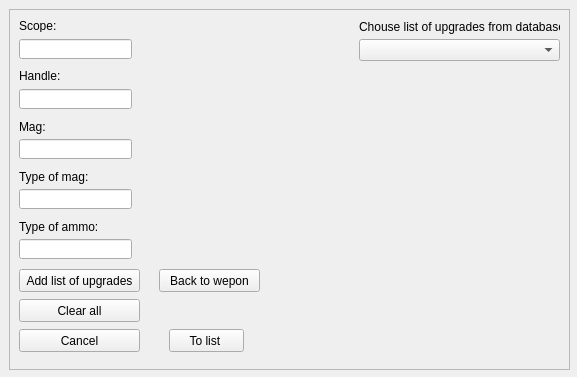
<?xml version="1.0" encoding="UTF-8"?>
<ui version="4.0">
 <class>MainWindow</class>
 <widget class="QMainWindow" name="MainWindow">
  <property name="geometry">
   <rect>
    <x>0</x>
    <y>0</y>
    <width>577</width>
    <height>377</height>
   </rect>
  </property>
  <property name="windowTitle">
   <string>MainWindow</string>
  </property>
  <widget class="QWidget" name="centralwidget">
   <widget class="QStackedWidget" name="stackedWidget">
    <property name="geometry">
     <rect>
      <x>-1</x>
      <y>-1</y>
      <width>641</width>
      <height>461</height>
     </rect>
    </property>
    <property name="currentIndex">
     <number>4</number>
    </property>
    <widget class="QWidget" name="action_page">
     <widget class="QFrame" name="action_frame">
      <property name="geometry">
       <rect>
        <x>0</x>
        <y>-10</y>
        <width>581</width>
        <height>481</height>
       </rect>
      </property>
      <property name="frameShape">
       <enum>QFrame::StyledPanel</enum>
      </property>
      <property name="frameShadow">
       <enum>QFrame::Raised</enum>
      </property>
      <widget class="QTableWidget" name="action">
       <property name="geometry">
        <rect>
         <x>0</x>
         <y>10</y>
         <width>581</width>
         <height>281</height>
        </rect>
       </property>
       <column>
        <property name="text">
         <string>Client</string>
        </property>
       </column>
       <column>
        <property name="text">
         <string>Officer</string>
        </property>
       </column>
       <column>
        <property name="text">
         <string>Wepon</string>
        </property>
       </column>
       <column>
        <property name="text">
         <string>Action</string>
        </property>
       </column>
       <column>
        <property name="text">
         <string>Date</string>
        </property>
       </column>
      </widget>
      <widget class="QPushButton" name="add_new_note">
       <property name="geometry">
        <rect>
         <x>140</x>
         <y>290</y>
         <width>101</width>
         <height>23</height>
        </rect>
       </property>
       <property name="text">
        <string>Add a new note</string>
       </property>
      </widget>
      <widget class="QPushButton" name="edit_selected">
       <property name="geometry">
        <rect>
         <x>250</x>
         <y>290</y>
         <width>131</width>
         <height>23</height>
        </rect>
       </property>
       <property name="text">
        <string>Edit selected note</string>
       </property>
      </widget>
      <widget class="QPushButton" name="delete_selected">
       <property name="geometry">
        <rect>
         <x>140</x>
         <y>320</y>
         <width>241</width>
         <height>23</height>
        </rect>
       </property>
       <property name="text">
        <string>Delete selected note</string>
       </property>
      </widget>
     </widget>
    </widget>
    <widget class="QWidget" name="client_page">
     <widget class="QFrame" name="client_frame">
      <property name="geometry">
       <rect>
        <x>0</x>
        <y>0</y>
        <width>571</width>
        <height>341</height>
       </rect>
      </property>
      <property name="frameShape">
       <enum>QFrame::StyledPanel</enum>
      </property>
      <property name="frameShadow">
       <enum>QFrame::Raised</enum>
      </property>
      <widget class="QLineEdit" name="client_name_line_Edit">
       <property name="geometry">
        <rect>
         <x>20</x>
         <y>30</y>
         <width>113</width>
         <height>20</height>
        </rect>
       </property>
      </widget>
      <widget class="QLabel" name="label">
       <property name="geometry">
        <rect>
         <x>20</x>
         <y>3</y>
         <width>81</width>
         <height>20</height>
        </rect>
       </property>
       <property name="text">
        <string>Name of client:</string>
       </property>
      </widget>
      <widget class="QLabel" name="label_2">
       <property name="geometry">
        <rect>
         <x>20</x>
         <y>60</y>
         <width>121</width>
         <height>16</height>
        </rect>
       </property>
       <property name="text">
        <string>Second name of client:</string>
       </property>
      </widget>
      <widget class="QLineEdit" name="client_second_name_line_Edit">
       <property name="geometry">
        <rect>
         <x>20</x>
         <y>80</y>
         <width>113</width>
         <height>20</height>
        </rect>
       </property>
      </widget>
      <widget class="QLabel" name="label_3">
       <property name="geometry">
        <rect>
         <x>20</x>
         <y>110</y>
         <width>111</width>
         <height>16</height>
        </rect>
       </property>
       <property name="text">
        <string>Age of client:</string>
       </property>
      </widget>
      <widget class="QLineEdit" name="client_age_line_Edit">
       <property name="geometry">
        <rect>
         <x>20</x>
         <y>130</y>
         <width>113</width>
         <height>20</height>
        </rect>
       </property>
      </widget>
      <widget class="QRadioButton" name="type_of_visit_radioButton1">
       <property name="geometry">
        <rect>
         <x>20</x>
         <y>160</y>
         <width>111</width>
         <height>21</height>
        </rect>
       </property>
       <property name="text">
        <string>Type of visit:One</string>
       </property>
      </widget>
      <widget class="QRadioButton" name="type_of_visit_radioButton2">
       <property name="geometry">
        <rect>
         <x>20</x>
         <y>190</y>
         <width>111</width>
         <height>21</height>
        </rect>
       </property>
       <property name="text">
        <string>Type of visit:All</string>
       </property>
      </widget>
      <widget class="QPushButton" name="add_client">
       <property name="geometry">
        <rect>
         <x>20</x>
         <y>220</y>
         <width>75</width>
         <height>23</height>
        </rect>
       </property>
       <property name="text">
        <string>Add client</string>
       </property>
      </widget>
      <widget class="QComboBox" name="client_comboBox">
       <property name="geometry">
        <rect>
         <x>370</x>
         <y>40</y>
         <width>181</width>
         <height>22</height>
        </rect>
       </property>
      </widget>
      <widget class="QLabel" name="label_4">
       <property name="geometry">
        <rect>
         <x>370</x>
         <y>20</y>
         <width>151</width>
         <height>16</height>
        </rect>
       </property>
       <property name="text">
        <string>Chousing client from database:</string>
       </property>
      </widget>
      <widget class="QPushButton" name="client_clear">
       <property name="geometry">
        <rect>
         <x>20</x>
         <y>250</y>
         <width>75</width>
         <height>23</height>
        </rect>
       </property>
       <property name="text">
        <string>Clear all</string>
       </property>
      </widget>
      <widget class="QPushButton" name="cancel_client">
       <property name="geometry">
        <rect>
         <x>20</x>
         <y>280</y>
         <width>75</width>
         <height>23</height>
        </rect>
       </property>
       <property name="text">
        <string>Cancel</string>
       </property>
      </widget>
      <widget class="QPushButton" name="to_officer">
       <property name="geometry">
        <rect>
         <x>20</x>
         <y>310</y>
         <width>75</width>
         <height>23</height>
        </rect>
       </property>
       <property name="text">
        <string>To Officer</string>
       </property>
      </widget>
     </widget>
    </widget>
    <widget class="QWidget" name="officer_page">
     <widget class="QFrame" name="officer_frame">
      <property name="geometry">
       <rect>
        <x>0</x>
        <y>0</y>
        <width>581</width>
        <height>381</height>
       </rect>
      </property>
      <property name="frameShape">
       <enum>QFrame::StyledPanel</enum>
      </property>
      <property name="frameShadow">
       <enum>QFrame::Raised</enum>
      </property>
      <widget class="QComboBox" name="officer_comboBox">
       <property name="geometry">
        <rect>
         <x>410</x>
         <y>30</y>
         <width>161</width>
         <height>22</height>
        </rect>
       </property>
      </widget>
      <widget class="QLabel" name="label_5">
       <property name="geometry">
        <rect>
         <x>410</x>
         <y>10</y>
         <width>161</width>
         <height>16</height>
        </rect>
       </property>
       <property name="text">
        <string>Chousing officer from database:</string>
       </property>
      </widget>
      <widget class="QLineEdit" name="officer_name_lineEdit">
       <property name="geometry">
        <rect>
         <x>10</x>
         <y>30</y>
         <width>81</width>
         <height>20</height>
        </rect>
       </property>
      </widget>
      <widget class="QLabel" name="label_6">
       <property name="geometry">
        <rect>
         <x>10</x>
         <y>10</y>
         <width>81</width>
         <height>16</height>
        </rect>
       </property>
       <property name="text">
        <string>Name of officer:</string>
       </property>
      </widget>
      <widget class="QLabel" name="label_7">
       <property name="geometry">
        <rect>
         <x>10</x>
         <y>60</y>
         <width>121</width>
         <height>16</height>
        </rect>
       </property>
       <property name="text">
        <string>Second name of officer:</string>
       </property>
      </widget>
      <widget class="QLineEdit" name="officer_second_name_lineEdit">
       <property name="geometry">
        <rect>
         <x>10</x>
         <y>80</y>
         <width>111</width>
         <height>20</height>
        </rect>
       </property>
      </widget>
      <widget class="QLabel" name="label_8">
       <property name="geometry">
        <rect>
         <x>10</x>
         <y>110</y>
         <width>81</width>
         <height>16</height>
        </rect>
       </property>
       <property name="text">
        <string>Age of officer:</string>
       </property>
      </widget>
      <widget class="QLineEdit" name="officer_age_lineEdit">
       <property name="geometry">
        <rect>
         <x>10</x>
         <y>130</y>
         <width>71</width>
         <height>20</height>
        </rect>
       </property>
      </widget>
      <widget class="QLabel" name="label_9">
       <property name="geometry">
        <rect>
         <x>10</x>
         <y>160</y>
         <width>91</width>
         <height>16</height>
        </rect>
       </property>
       <property name="text">
        <string>Work experience:</string>
       </property>
      </widget>
      <widget class="QLineEdit" name="work_exeperience_lineEdit">
       <property name="geometry">
        <rect>
         <x>10</x>
         <y>180</y>
         <width>81</width>
         <height>20</height>
        </rect>
       </property>
      </widget>
      <widget class="QLabel" name="label_10">
       <property name="geometry">
        <rect>
         <x>10</x>
         <y>210</y>
         <width>81</width>
         <height>16</height>
        </rect>
       </property>
       <property name="text">
        <string>Work schedule:</string>
       </property>
      </widget>
      <widget class="QLineEdit" name="work_schedule_lineEdit">
       <property name="geometry">
        <rect>
         <x>10</x>
         <y>230</y>
         <width>81</width>
         <height>20</height>
        </rect>
       </property>
      </widget>
      <widget class="QPushButton" name="add_officer">
       <property name="geometry">
        <rect>
         <x>10</x>
         <y>260</y>
         <width>75</width>
         <height>23</height>
        </rect>
       </property>
       <property name="text">
        <string>Add officer</string>
       </property>
      </widget>
      <widget class="QPushButton" name="clear_officer">
       <property name="geometry">
        <rect>
         <x>10</x>
         <y>290</y>
         <width>75</width>
         <height>23</height>
        </rect>
       </property>
       <property name="text">
        <string>Clear all</string>
       </property>
      </widget>
      <widget class="QPushButton" name="cancel_officer">
       <property name="geometry">
        <rect>
         <x>10</x>
         <y>320</y>
         <width>75</width>
         <height>23</height>
        </rect>
       </property>
       <property name="text">
        <string>Cancel</string>
       </property>
      </widget>
      <widget class="QPushButton" name="to_wepon">
       <property name="geometry">
        <rect>
         <x>90</x>
         <y>260</y>
         <width>75</width>
         <height>23</height>
        </rect>
       </property>
       <property name="text">
        <string>To wepon</string>
       </property>
      </widget>
      <widget class="QPushButton" name="back_to_client">
       <property name="geometry">
        <rect>
         <x>90</x>
         <y>320</y>
         <width>91</width>
         <height>23</height>
        </rect>
       </property>
       <property name="text">
        <string>Back to Client</string>
       </property>
      </widget>
     </widget>
    </widget>
    <widget class="QWidget" name="wepon_page">
     <widget class="QFrame" name="wepon_frame">
      <property name="geometry">
       <rect>
        <x>0</x>
        <y>10</y>
        <width>581</width>
        <height>361</height>
       </rect>
      </property>
      <property name="frameShape">
       <enum>QFrame::StyledPanel</enum>
      </property>
      <property name="frameShadow">
       <enum>QFrame::Raised</enum>
      </property>
      <widget class="QComboBox" name="wepon_comboBox">
       <property name="geometry">
        <rect>
         <x>400</x>
         <y>30</y>
         <width>161</width>
         <height>22</height>
        </rect>
       </property>
      </widget>
      <widget class="QLabel" name="label_11">
       <property name="geometry">
        <rect>
         <x>400</x>
         <y>10</y>
         <width>161</width>
         <height>20</height>
        </rect>
       </property>
       <property name="text">
        <string>Chousing wepon from database:</string>
       </property>
      </widget>
      <widget class="QLabel" name="label_12">
       <property name="geometry">
        <rect>
         <x>20</x>
         <y>20</y>
         <width>81</width>
         <height>16</height>
        </rect>
       </property>
       <property name="text">
        <string>Mark of wepon:</string>
       </property>
      </widget>
      <widget class="QLabel" name="label_13">
       <property name="geometry">
        <rect>
         <x>20</x>
         <y>60</y>
         <width>111</width>
         <height>16</height>
        </rect>
       </property>
       <property name="text">
        <string>Calibr of wepon:</string>
       </property>
      </widget>
      <widget class="QLabel" name="label_14">
       <property name="geometry">
        <rect>
         <x>20</x>
         <y>100</y>
         <width>111</width>
         <height>16</height>
        </rect>
       </property>
       <property name="text">
        <string>Ammo taken:</string>
       </property>
      </widget>
      <widget class="QRadioButton" name="action_radioButton1">
       <property name="geometry">
        <rect>
         <x>20</x>
         <y>150</y>
         <width>82</width>
         <height>17</height>
        </rect>
       </property>
       <property name="text">
        <string>Given</string>
       </property>
      </widget>
      <widget class="QRadioButton" name="action_radioButton2">
       <property name="geometry">
        <rect>
         <x>20</x>
         <y>170</y>
         <width>82</width>
         <height>17</height>
        </rect>
       </property>
       <property name="text">
        <string>Backed</string>
       </property>
      </widget>
      <widget class="QLineEdit" name="wepon_mark_lineEdit">
       <property name="geometry">
        <rect>
         <x>20</x>
         <y>40</y>
         <width>113</width>
         <height>20</height>
        </rect>
       </property>
      </widget>
      <widget class="QLineEdit" name="wepon_calibr_lineEdit">
       <property name="geometry">
        <rect>
         <x>20</x>
         <y>80</y>
         <width>113</width>
         <height>20</height>
        </rect>
       </property>
      </widget>
      <widget class="QLineEdit" name="wepon_ammo_lineEdit">
       <property name="geometry">
        <rect>
         <x>20</x>
         <y>120</y>
         <width>113</width>
         <height>20</height>
        </rect>
       </property>
      </widget>
      <widget class="QPushButton" name="add_wepon">
       <property name="geometry">
        <rect>
         <x>20</x>
         <y>200</y>
         <width>75</width>
         <height>23</height>
        </rect>
       </property>
       <property name="text">
        <string>Add wepon</string>
       </property>
      </widget>
      <widget class="QPushButton" name="clear_wepon">
       <property name="geometry">
        <rect>
         <x>20</x>
         <y>230</y>
         <width>75</width>
         <height>23</height>
        </rect>
       </property>
       <property name="text">
        <string>Clear all</string>
       </property>
      </widget>
      <widget class="QPushButton" name="cancel_wepon">
       <property name="geometry">
        <rect>
         <x>20</x>
         <y>260</y>
         <width>75</width>
         <height>23</height>
        </rect>
       </property>
       <property name="text">
        <string>Cancel</string>
       </property>
      </widget>
      <widget class="QPushButton" name="back_to_officer">
       <property name="geometry">
        <rect>
         <x>110</x>
         <y>200</y>
         <width>91</width>
         <height>23</height>
        </rect>
       </property>
       <property name="text">
        <string>Back to officer</string>
       </property>
      </widget>
      <widget class="QPushButton" name="to_list_upgrades">
       <property name="geometry">
        <rect>
         <x>110</x>
         <y>260</y>
         <width>101</width>
         <height>23</height>
        </rect>
       </property>
       <property name="text">
        <string>To list of upgrades</string>
       </property>
      </widget>
     </widget>
    </widget>
    <widget class="QWidget" name="upgrade_page">
     <widget class="QFrame" name="upgrade_frame">
      <property name="geometry">
       <rect>
        <x>10</x>
        <y>10</y>
        <width>561</width>
        <height>361</height>
       </rect>
      </property>
      <property name="frameShape">
       <enum>QFrame::StyledPanel</enum>
      </property>
      <property name="frameShadow">
       <enum>QFrame::Raised</enum>
      </property>
      <widget class="QLabel" name="label_15">
       <property name="geometry">
        <rect>
         <x>10</x>
         <y>10</y>
         <width>47</width>
         <height>13</height>
        </rect>
       </property>
       <property name="text">
        <string>Scope:</string>
       </property>
      </widget>
      <widget class="QComboBox" name="upgrades_comboBox">
       <property name="geometry">
        <rect>
         <x>350</x>
         <y>30</y>
         <width>201</width>
         <height>22</height>
        </rect>
       </property>
      </widget>
      <widget class="QLineEdit" name="upgrades_scope_lineEdit">
       <property name="geometry">
        <rect>
         <x>10</x>
         <y>30</y>
         <width>113</width>
         <height>20</height>
        </rect>
       </property>
      </widget>
      <widget class="QLabel" name="label_16">
       <property name="geometry">
        <rect>
         <x>350</x>
         <y>10</y>
         <width>201</width>
         <height>16</height>
        </rect>
       </property>
       <property name="text">
        <string>Chouse list of upgrades from database:</string>
       </property>
      </widget>
      <widget class="QLabel" name="label_17">
       <property name="geometry">
        <rect>
         <x>10</x>
         <y>60</y>
         <width>47</width>
         <height>13</height>
        </rect>
       </property>
       <property name="text">
        <string>Handle:</string>
       </property>
      </widget>
      <widget class="QLineEdit" name="upgrades_handle_lineEdit">
       <property name="geometry">
        <rect>
         <x>10</x>
         <y>80</y>
         <width>113</width>
         <height>20</height>
        </rect>
       </property>
      </widget>
      <widget class="QLabel" name="label_18">
       <property name="geometry">
        <rect>
         <x>10</x>
         <y>110</y>
         <width>71</width>
         <height>16</height>
        </rect>
       </property>
       <property name="text">
        <string>Mag:</string>
       </property>
      </widget>
      <widget class="QLineEdit" name="upgrade_mag_lineEdit">
       <property name="geometry">
        <rect>
         <x>10</x>
         <y>130</y>
         <width>113</width>
         <height>20</height>
        </rect>
       </property>
      </widget>
      <widget class="QLabel" name="label_19">
       <property name="geometry">
        <rect>
         <x>10</x>
         <y>160</y>
         <width>71</width>
         <height>16</height>
        </rect>
       </property>
       <property name="text">
        <string>Type of mag:</string>
       </property>
      </widget>
      <widget class="QLineEdit" name="upgrades_type_of_mag_lineEdit">
       <property name="geometry">
        <rect>
         <x>10</x>
         <y>180</y>
         <width>113</width>
         <height>20</height>
        </rect>
       </property>
      </widget>
      <widget class="QLabel" name="label_20">
       <property name="geometry">
        <rect>
         <x>10</x>
         <y>210</y>
         <width>81</width>
         <height>16</height>
        </rect>
       </property>
       <property name="text">
        <string>Type of ammo:</string>
       </property>
      </widget>
      <widget class="QLineEdit" name="upgrade_type_of_ammo_lineEdit">
       <property name="geometry">
        <rect>
         <x>10</x>
         <y>230</y>
         <width>113</width>
         <height>20</height>
        </rect>
       </property>
      </widget>
      <widget class="QPushButton" name="add_list_of_upgrades">
       <property name="geometry">
        <rect>
         <x>10</x>
         <y>260</y>
         <width>121</width>
         <height>23</height>
        </rect>
       </property>
       <property name="text">
        <string>Add list of upgrades</string>
       </property>
      </widget>
      <widget class="QPushButton" name="clear_upgrade">
       <property name="geometry">
        <rect>
         <x>10</x>
         <y>290</y>
         <width>121</width>
         <height>23</height>
        </rect>
       </property>
       <property name="text">
        <string>Clear all</string>
       </property>
      </widget>
      <widget class="QPushButton" name="cancel_upgrade">
       <property name="geometry">
        <rect>
         <x>10</x>
         <y>320</y>
         <width>121</width>
         <height>23</height>
        </rect>
       </property>
       <property name="text">
        <string>Cancel</string>
       </property>
      </widget>
      <widget class="QPushButton" name="back_to_wepon">
       <property name="geometry">
        <rect>
         <x>150</x>
         <y>260</y>
         <width>101</width>
         <height>23</height>
        </rect>
       </property>
       <property name="text">
        <string>Back to wepon</string>
       </property>
      </widget>
      <widget class="QPushButton" name="to_list">
       <property name="geometry">
        <rect>
         <x>160</x>
         <y>320</y>
         <width>75</width>
         <height>23</height>
        </rect>
       </property>
       <property name="text">
        <string>To list </string>
       </property>
      </widget>
     </widget>
    </widget>
   </widget>
  </widget>
 </widget>
 <resources/>
 <connections/>
</ui>
